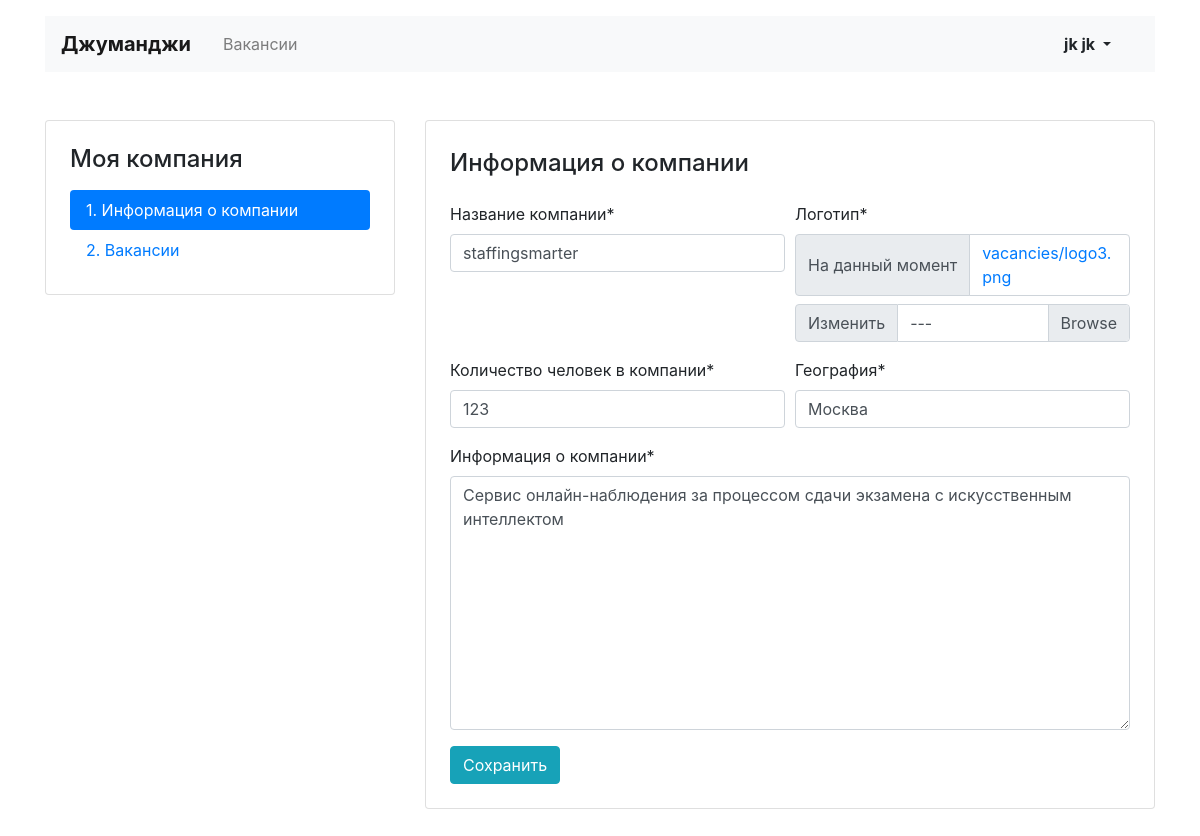
Page /mycompany/ (signed in) on the committed database.
### vacancies/models.py (models this page shows, shortened)
class Company(models.Model):
    name = models.CharField(max_length=64)
    location = models.CharField(max_length=64)
    logo = models.ImageField(upload_to=MEDIA_COMPANY_IMAGE_DIR, default='https://place-hold.it/100x60')
    description = models.TextField()
    employee_count = models.CharField(max_length=20)
    owner = models.OneToOneField(User, on_delete=models.CASCADE)

### vacancies/views/my_company.py (the view, shortened to what this page needs)
# urls.py: path('mycompany/', my_company.MyCompanyEditView.as_view(), name='my_company'),
@method_decorator(login_required, name='dispatch')
class MyCompanyEditView(View):
    def get(self, request):
        user = request.user
        is_company = models.Company.objects.filter(owner__id=user.id).first()
        if is_company is not None:
            return render(request, 'vacancies/my_company/company-edit.html',
                          {'form': forms.MyCompanyEditForm(instance=is_company)})
        return render(request, 'vacancies/my_company/company-create.html')

### vacancies/forms.py
class MyCompanyEditForm(forms.ModelForm):
    def __init__(self, *args, **kwargs):
        super().__init__(*args, **kwargs)
        self.helper = FormHelper()
        self.helper.form_method = 'post'
        self.helper.layout = Layout(
            Row(
                Column('name'),
                Column('logo'),
            ),
            Row(
                Column('employee_count'),
                Column('location'),
            ),
            Row(
                Column('description', css_id='form-control'),
            ),
            ButtonHolder(
                Submit('submit', 'Сохранить', css_class='btn btn-info')
            )
        )
    class Meta:
        model = Company
        fields = ['name', 'location', 'logo', 'description', 'employee_count']
        labels = {
            'name': 'Название компании',
            'location': 'География',
            'logo': 'Логотип',
            'description': 'Информация о компании',
            'employee_count': 'Количество человек в компании',
        }

### vacancies/templates/vacancies/my_company/company-edit.html (shortened to what this page needs)
{% extends '../base.html' %}
  {% block content %}
  <main class="container mt-3 pb-5">
    <div class="row mt-5">
      <div class="col-12 col-lg-4">
        <aside class="pt-3 pb-4 px-4 mb-5 card">
          <h1 class="h4 pt-2 pb-2">Моя компания</h1>
          <div class="nav flex-column nav-pills">
            <a class="nav-link active" href="{% url 'my_company' %}">1. Информация о&nbsp;компании</a>
            <a class="nav-link" href="{% url 'my_company_vacancies' %}">2. Вакансии</a>
          </div>
        </aside>
      </div>
      <div class="col-12 col-lg-8">
        <div class="card">
          <div class="card-body px-4 pb-4">
            <section class="tab-pane fade show active">
              <h2 class="h4 pt-2 pb-3">Информация о&nbsp;компании</h2>
                {% load crispy_forms_tags %}
                {% crispy form %}
            </section>
          </div>
        </div>
      </div>
    </div>
  </main>
  {% endblock %}

### vacancies/templates/vacancies/base.html (shortened to what this page needs)
<!DOCTYPE html>
<html lang="ru">
<head>
  <link rel="stylesheet" href="https://stackpath.bootstrapcdn.com/bootstrap/4.3.1/css/bootstrap.min.css">
</head>
<body>
  <header class="container mt-3">
    <nav class="navbar navbar-expand-lg navbar-light bg-light">
      <a class="navbar-brand mr-4 font-weight-bold" href="{% url '/' %}">Джуманджи</a>
      <div class="collapse navbar-collapse justify-content-between" id="navbarNav">
        <ul class="navbar-nav col-10">
          <li class="nav-item">
            <a class="nav-link" href="{% url 'vacancies' %}">Вакансии</a>
          </li>
        </ul>
        <ul class="navbar-nav col-2 justify-content-end">
          {% if user.is_authenticated %}
            <div class="btn-group">
                <button type="button" class="btn dropdown-toggle font-weight-bold" data-toggle="dropdown" aria-haspopup="true" aria-expanded="false">
                  {{ user.first_name }} {{ user.last_name }}
                </button>
            </div>
          {% else %}
          <li class="nav-item active">
            <a href="{% url 'login' %}" class="nav-link font-weight-bold">Вход</a>
          </li>
          {% endif %}
        </ul>
      </div>
    </nav>
  </header>
  {% block content %} {% endblock %}
</body>
</html>

### rows in the picture
Company: name "staffingsmarter", employee_count "123", location "Москва", description "Сервис онлайн-наблюдения за процессом сдачи экзамена с искусственным интеллектом"

### other values in the picture
{{ user.first_name }} "jk"
{{ user.last_name }} "jk"
